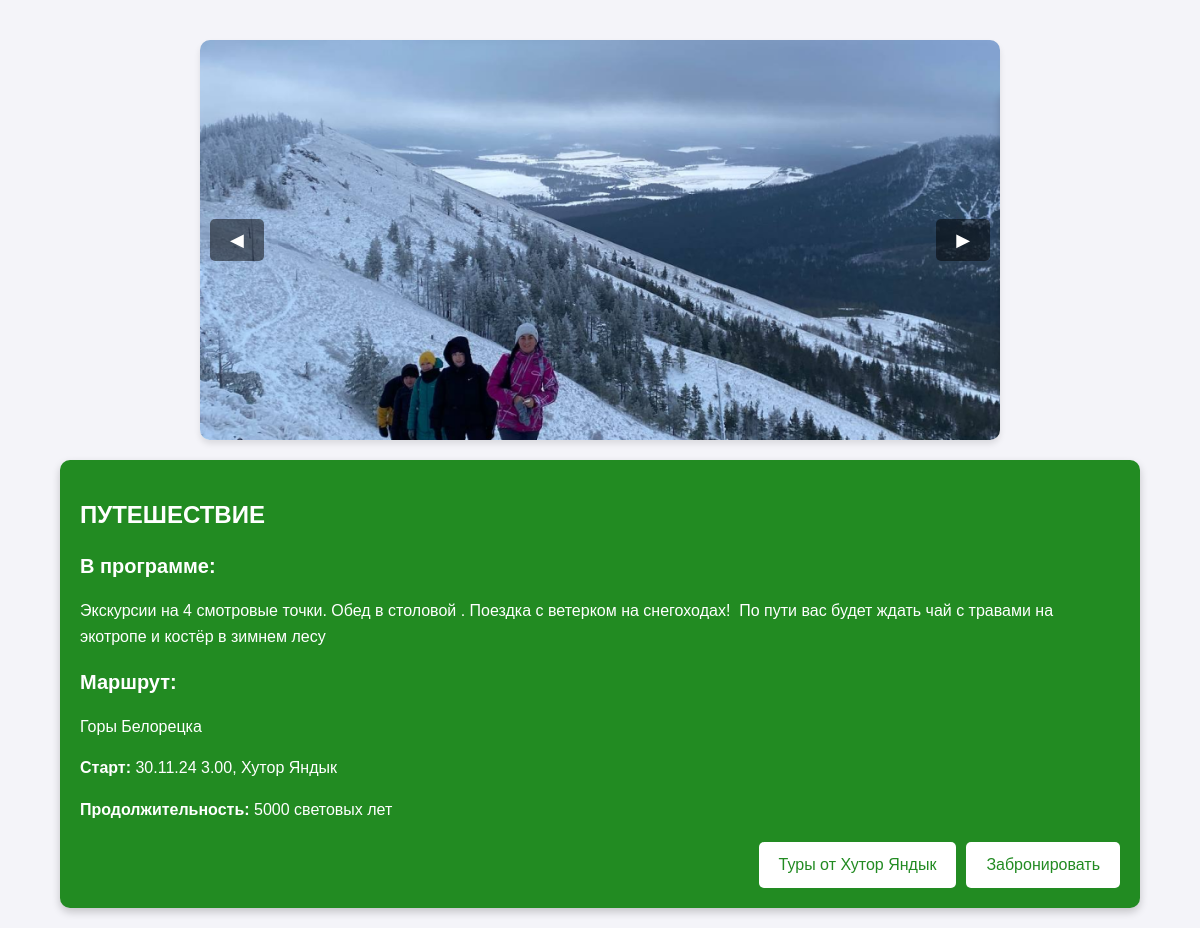
/tour/5, run on an earlier commit of the app's database.
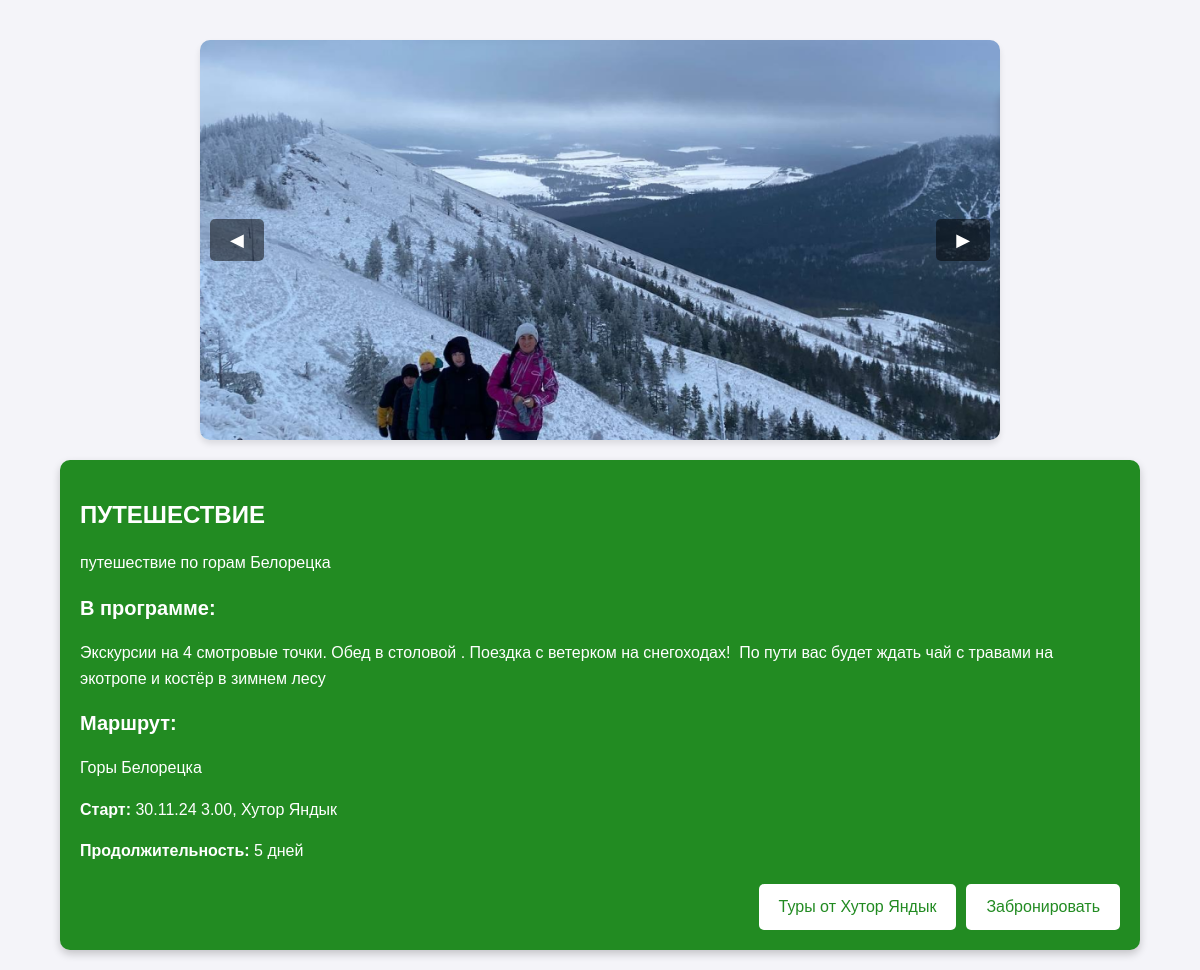
And on a later commit of the database.
### tables this page shows
CREATE TABLE tours (id INTEGER PRIMARY KEY AUTOINCREMENT, title varchar (255), start_time varchar (255), duration varchar (255), route varchar (255), tags varchar (255), tour_agency varchar (255), photo varchar (255), agency_id varchar (255));

CREATE TABLE tour_descriptions (id INTEGER PRIMARY KEY AUTOINCREMENT, tour_id INTEGER, description varchar (255), program varchar (255), photo varchar (255));

### main.py (the view)
@app.get("/tour/{tour_id}", response_class=HTMLResponse)
@limiter.limit("120/minute")
async def tour_page(request: Request, tour_id: int):
    args = db.get_tour_by_id(tour_id)
    tour = Tour(*args)
    args = db.get_description_tour(tour_id)
    description = TourDescription(*args)
    return templates.TemplateResponse(request=request, name="tour.html", context={
        "tour": tour, "description": description
    })

### templates/tour.html (shortened to what this page needs)
<!DOCTYPE html>
<html lang="en">
<head>
    <link rel="stylesheet" href="/static/tour.css">
</head>
<body>
    <div class="container">
        <div class="carousel">
            <button class="nav prev">◀</button>
                <div class="carousel-images">
                    {% for img in description.photo2.split(', ') %}
                        <div class="carousel-img-wrapper">
                            <img src="/static/photo/{{ img }}" alt="Фото тура" class="carousel-img">
                        </div>
                    {% endfor %}
                </div>
            <button class="nav next">▶</button>
        </div>
        <div class="tour-info">
            <h1>{{ tour.title }}</h1>
            <p>{{ description.description }}</p>
            <h2>В программе:</h2>
            <p>{{ description.include }}</p>
            <h2>Маршрут:</h2>
            <p>{{ tour.route }}</p>
            <p><strong>Старт:</strong> {{ tour.start_time }}, {{ tour.tour_agency }}</p>
            <p><strong>Продолжительность:</strong> {{ tour.duration }}</p>
            <div class="buttons">
                <a href="/agency/{{ tour.agency_id }}" class="btn">Туры от {{ tour.tour_agency }}</a>
                <a href="/booking/tour/{{ tour.id }}" class="btn book-btn">Забронировать</a>
            </div>
        </div>
    </div>
</body>
</html>

What changed in the data, as far as the page shows it:
changed tours "ПУТЕШЕСТВИЕ": duration "5000 световых лет" → "5 дней"
changed tour_descriptions: description (not shown) → "путешествие по горам Белорецка"
